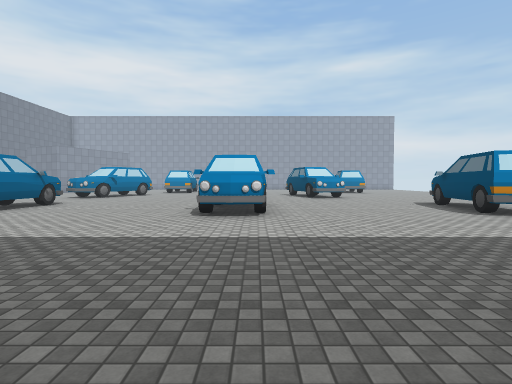
View 1 (above)

24 first-person views from a walk through a Unity game level. The camera is 1.5 m above the floor, tilts 2° down and sees 80° across. The floor is counted in squares, 2 m on a side. Each view is taken from the middle of a square. On the plan, view 1 faces up. The plan holds only what a view shows up to about 10 squares ahead; the rest is blank. The place goes on beyond the plan. The player character is not drawn. Some surface patterns are stand-ins.

View 2
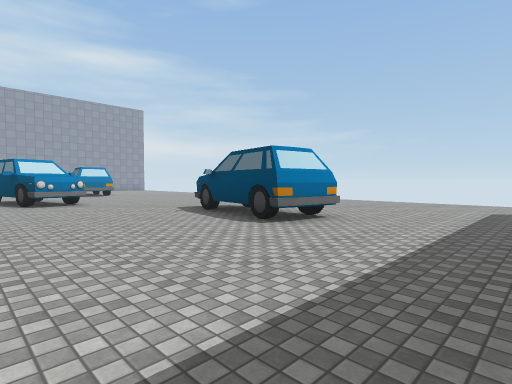

View 3
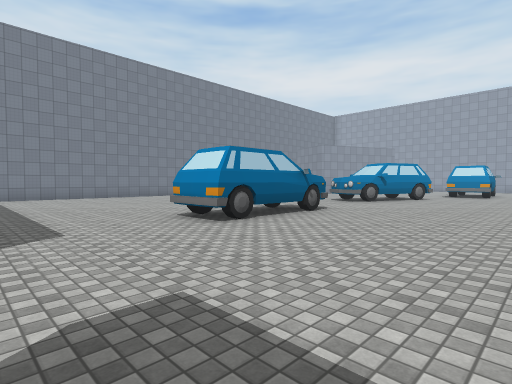

View 4
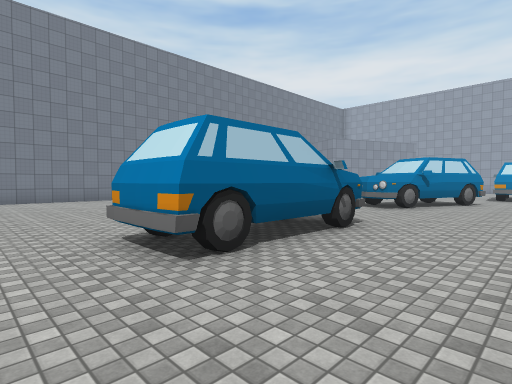

View 5
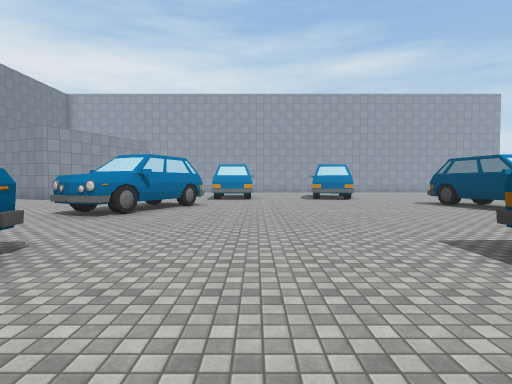

View 6
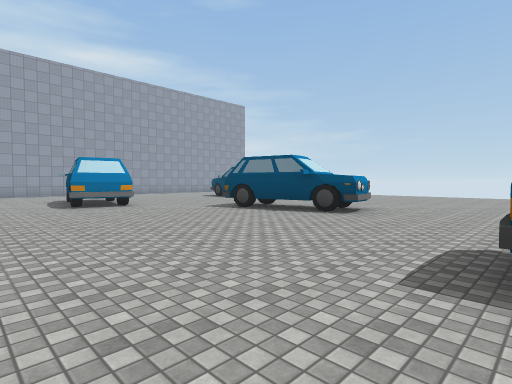

View 7
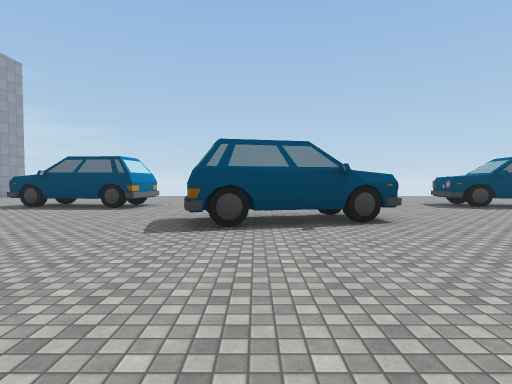

View 8
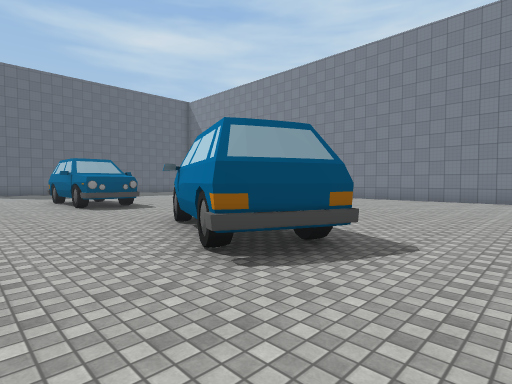

View 9
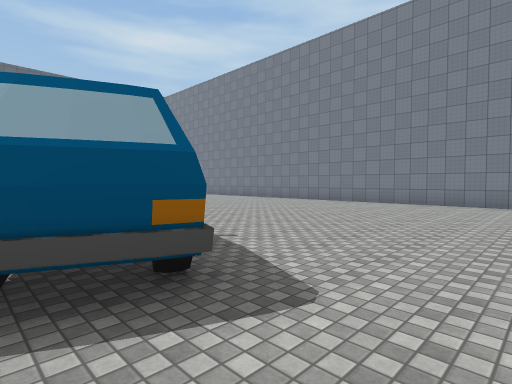

View 10
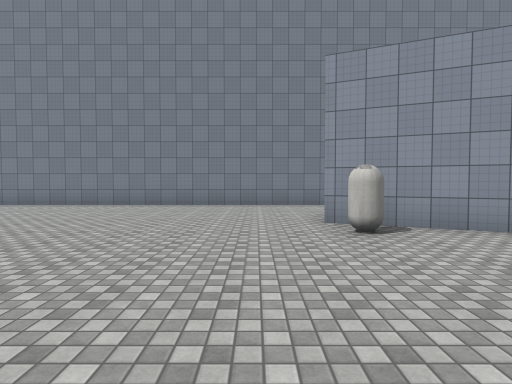

View 11
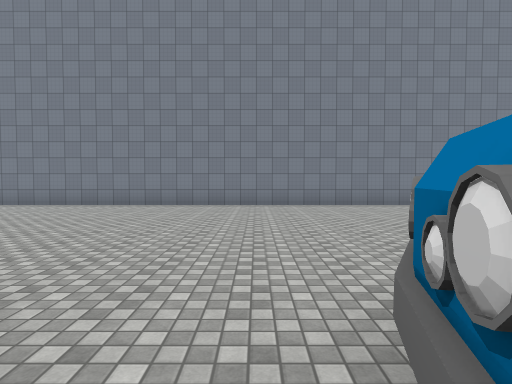

View 12
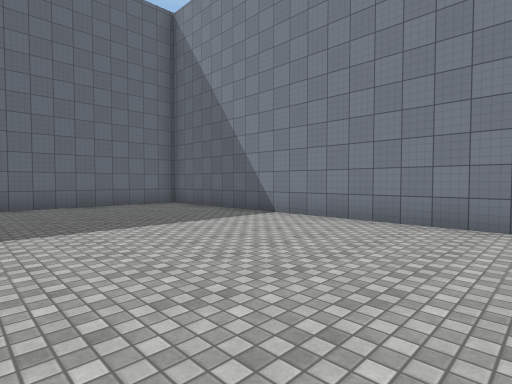

View 13
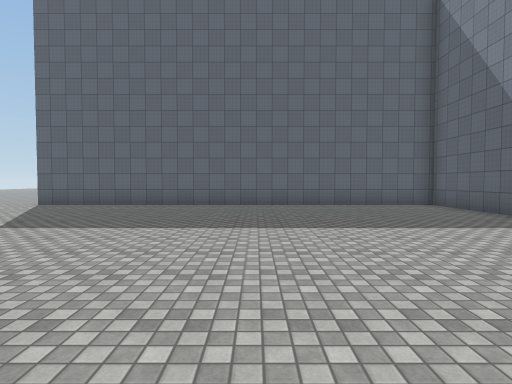

View 14
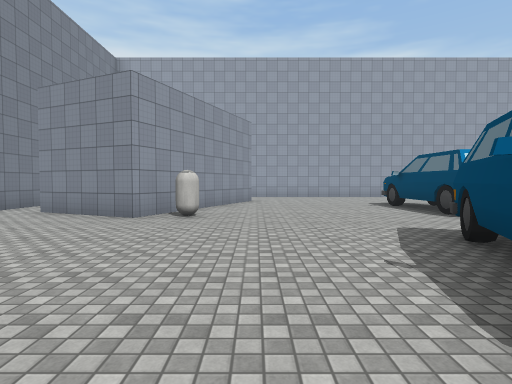

View 15
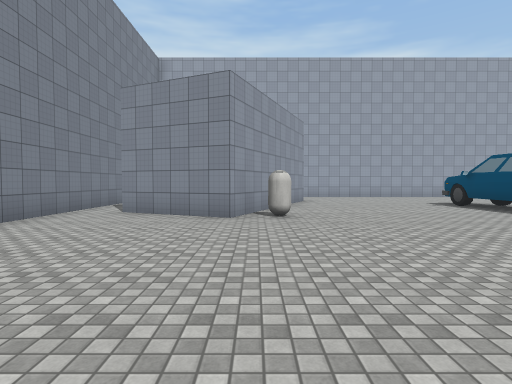

View 16
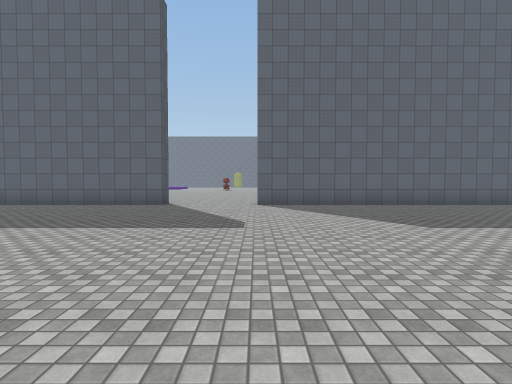

View 17
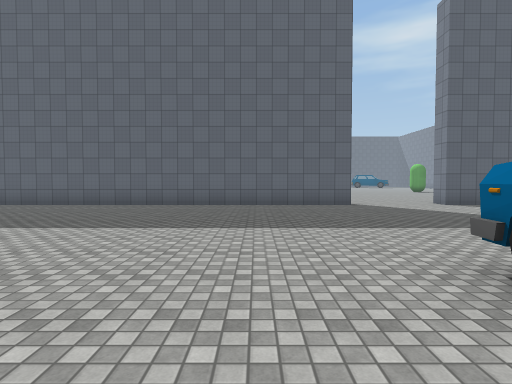

View 18
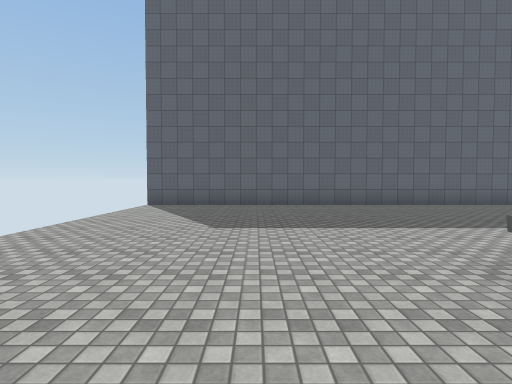

View 19
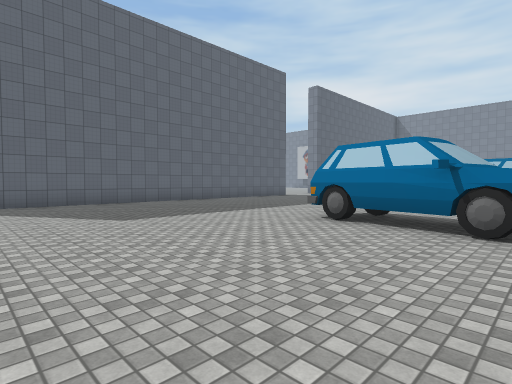

View 20
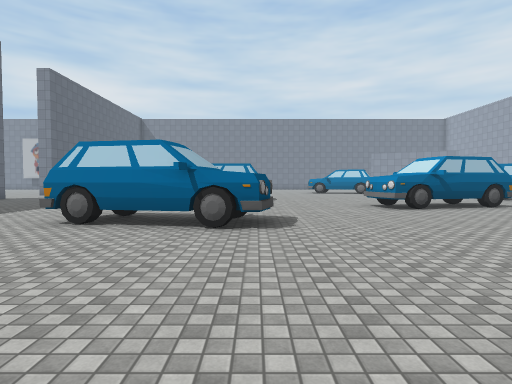

View 21
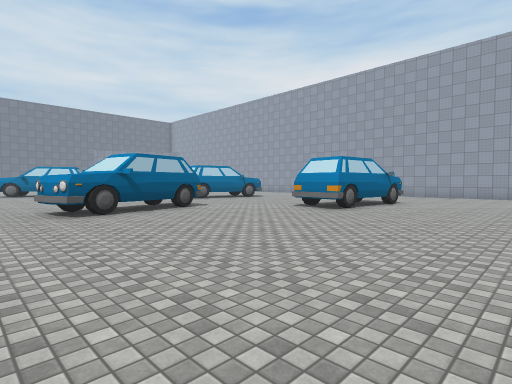

View 22
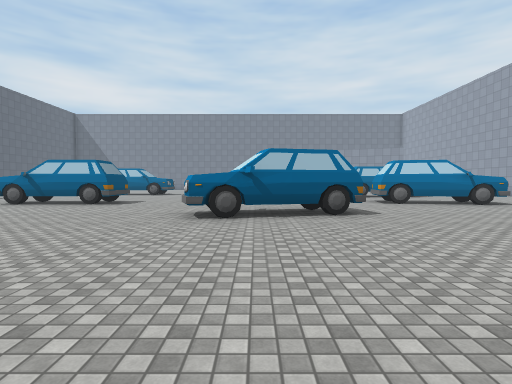

View 23
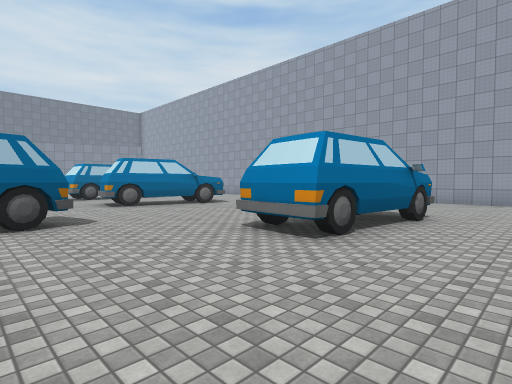

View 24
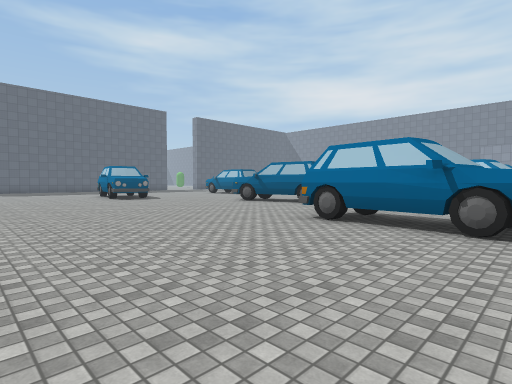

### Floor plan
Key: @ floor where view 1 was taken; # wall or solid block; . floor; T thing the floor can be seen under or through; O other object.
Columns run from 17 left of view 1 to 12 right of it. Each row starts with its distance up from view 1.
 23 #.   ##....#     #    .##.....
 22 #.   #.....## .. #.. ..##.....
 21 #.####......# ..##.....##.....
 20 #..##.O.....# ..##.....##.....
 19 #.............................
 18 #.............................
 17 #.........##.......TT........
 16 #.........##.......TT........
 15 #........##.........T........
 14 #........##.........T........
 13 #............................
 12 #............................
 11 #............................
 10 #........##.....##.....##.....
  9 #......  ##..... #.....##.....
  8 #........##..... #.....##.....
  7 #........##.....##.....#......
  6 #.............................
  5 #.............................
  4 #.............................
  3 #.............................
  2 #.............................
  1 #.............................
  0 #................@............
 -1 #############...##############

Positions as (right, up) in squares from view 1, and headings:
1: (0, 0), facing up
2: (1, 3), facing up-right
3: (-2, 3), facing up-left
4: (-4, 5), facing up-left
5: (-4, 7), facing up
6: (-4, 10), facing up-right
7: (-3, 16), facing right
8: (-4, 19), facing down-left
9: (-6, 19), facing down-left
10: (-7, 18), facing left
11: (-7, 13), facing left
12: (-11, 9), facing down-left
13: (-11, 9), facing down
14: (-10, 13), facing up
15: (-12, 13), facing up
16: (-4, 9), facing down
17: (2, 9), facing down
18: (9, 9), facing down
19: (12, 10), facing down-left
20: (12, 10), facing left
21: (11, 12), facing up-left
22: (10, 15), facing left
23: (9, 16), facing up-left
24: (12, 23), facing down-left
